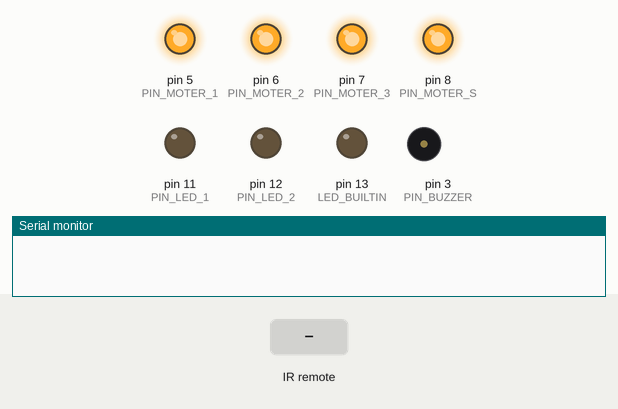
The sketch below on a simulated Arduino Uno, built with avr-gcc and run on an emulated ATmega328P. On the bench: output pins drawn as LEDs (lit = HIGH), buzzer (waves = sounding), the last lines printed to the serial monitor. The inputs (shaded band) are chosen by the test bench.

Above: at 1.2 s.
1.3 s: infrared code 0xFA9F387F received
At 1.8 s:
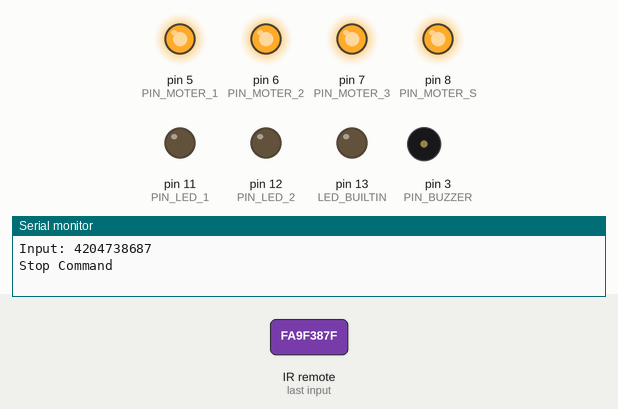
2.9 s: infrared code 0x8B138A7B received
At 4.1 s:
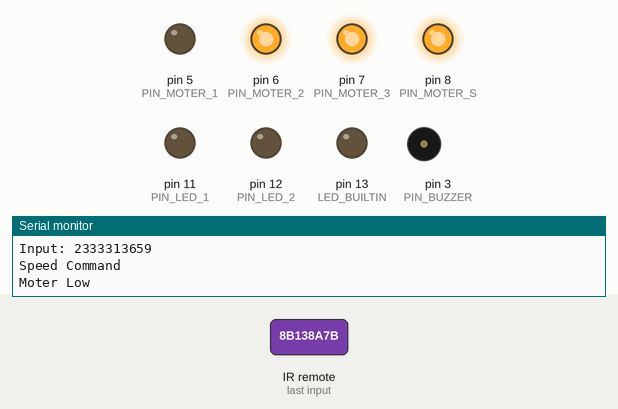
4.4 s: infrared code 0x52445FFB received
At 5.5 s:
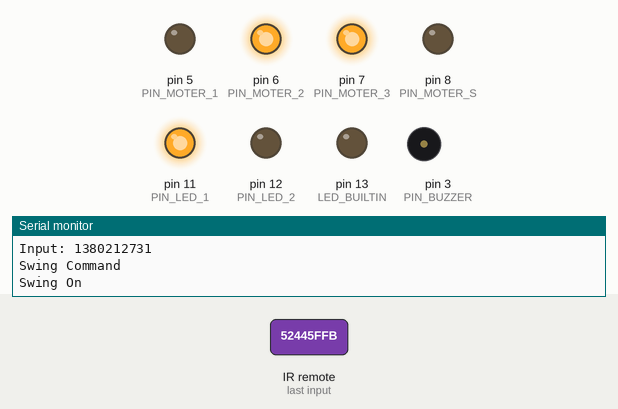
5.9 s: infrared code 0x8B138A7B received
At 6.6 s:
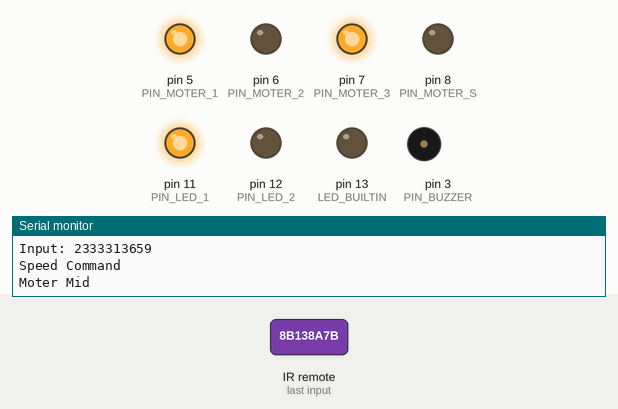
7.4 s: infrared code 0x52445FFB received
At 7.8 s:
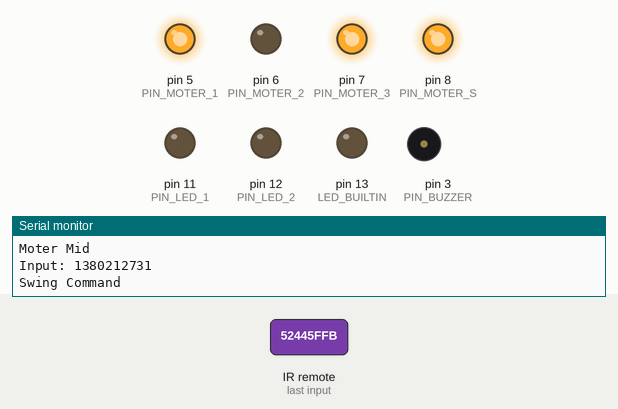
Timing chart, 0 to 9.9 s (numbered marks = the images above; inputs shaded):
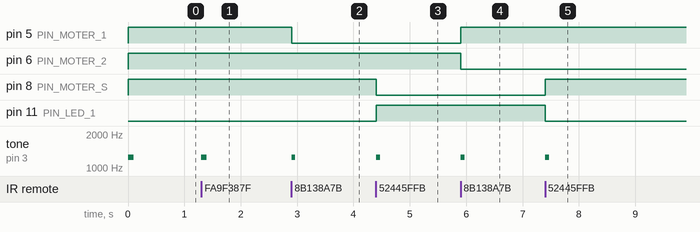

Measured:
- after the input at 1.3 s, tone on pin 3 (PIN_BUZZER): silent → 1250 Hz at once, → silent 0.10 s later
- after the input at 2.9 s, pin 5 (PIN_MOTER_1): HIGH → LOW at once; tone on pin 3 (PIN_BUZZER): silent → 1250 Hz at once, → silent 0.07 s later
- after the input at 4.4 s, pin 8 (PIN_MOTER_S): HIGH → LOW at once; pin 11 (PIN_LED_1): LOW → HIGH at once; tone on pin 3 (PIN_BUZZER): silent → 1250 Hz at once, → silent 0.07 s later
- after the input at 5.9 s, pin 5 (PIN_MOTER_1): LOW → HIGH at once; pin 6 (PIN_MOTER_2): HIGH → LOW at once; tone on pin 3 (PIN_BUZZER): silent → 1250 Hz at once, → silent 0.07 s later
- after the input at 7.4 s, pin 8 (PIN_MOTER_S): LOW → HIGH at once; pin 11 (PIN_LED_1): HIGH → LOW at once; tone on pin 3 (PIN_BUZZER): silent → 1250 Hz at once, → silent 0.07 s later

The sketch:

arduifan.ino
```cpp
#include <IRremote.h>

#define PIN_IR_RECEIVER 2
#define PIN_BUZZER      3
#define PIN_MOTER_1     5
#define PIN_MOTER_2     6
#define PIN_MOTER_3     7
#define PIN_MOTER_S     8
#define PIN_BTN_SPD     0
#define PIN_BTN_SWING   0
#define PIN_LED_SLEEP   0
#define PIN_LED_1  11
#define PIN_LED_2  12
#define PIN_LED_3  0
#define PIN_LED_4  0

#define STOP 4204738687 // Stop
#define SPED 2333313659 // On / Speed
#define SWNG 1380212731 // Swing
#define TIMR 57014751   // Timer
#define MODE 310427483  // Mode

int FAN_SPEED = 0;      // Off:0  Low:1  Mid:2  High:3
int FAN_MODE = 0;       // Normal:0  Natural:1  Sleep:2
int FAN_TIMER = 0;      // Off:0  30m:1  1h:2  2h:3  4h:4
bool FAN_SWING = false; // Swing Mode

IRrecv irrecv(PIN_IR_RECEIVER);

void setup() {
    pinMode(LED_BUILTIN, OUTPUT);
    pinMode(PIN_BUZZER, OUTPUT);
    pinMode(PIN_MOTER_1, OUTPUT);
    pinMode(PIN_MOTER_2, OUTPUT);
    pinMode(PIN_MOTER_3, OUTPUT);
    pinMode(PIN_MOTER_S, OUTPUT);
    pinMode(PIN_LED_1, OUTPUT);
    pinMode(PIN_LED_2, OUTPUT);

    stop_fan();

    Serial.begin(115200);

    irrecv.enableIRIn();
    tone(PIN_BUZZER, 1250, 100);
}

void stop_fan() {
    digitalWrite(PIN_MOTER_1, HIGH);
    digitalWrite(PIN_MOTER_2, HIGH);
    digitalWrite(PIN_MOTER_3, HIGH);
    digitalWrite(PIN_MOTER_S, HIGH);
    digitalWrite(PIN_LED_1, LOW);
    digitalWrite(PIN_LED_2, LOW);
    FAN_SPEED = 0;
    FAN_MODE = 0;
    FAN_TIMER = 0;
    FAN_SWING = false;
}

void change_speed() {
    ++FAN_SPEED %= 4;

    digitalWrite(PIN_MOTER_1, HIGH);
    digitalWrite(PIN_MOTER_2, HIGH);
    digitalWrite(PIN_MOTER_3, HIGH);

    switch(FAN_SPEED) {
        case 1:
            Serial.println("Moter Low");
            digitalWrite(PIN_MOTER_1, LOW);
            break;
        case 2:
            Serial.println("Moter Mid");
            digitalWrite(PIN_MOTER_2, LOW);
            break;
        case 3:
            Serial.println("Moter High");
            digitalWrite(PIN_MOTER_3, LOW);
            break;
        default :
            Serial.println("Fan Off");
            stop_fan();
            break;
    }
}

void toggle_swing() {
    FAN_SWING = !FAN_SWING;
    digitalWrite(PIN_MOTER_S, HIGH);
    digitalWrite(PIN_LED_1, LOW);
    digitalWrite(PIN_LED_2, LOW);

    if (FAN_SWING && FAN_SPEED != 0) {
        Serial.println("Swing On");
        digitalWrite(PIN_MOTER_S, LOW);
        digitalWrite(PIN_LED_1, HIGH);
    }
}

void loop() {
    decode_results results;

    if (irrecv.decode(&results)) {
        Serial.print("Input: ");
        Serial.println(results.value);

        switch(results.value) {
            case 4204738687:
                Serial.println("Stop Command");
                stop_fan();
                tone(PIN_BUZZER, 1250, 100);
                break;
            case 2333313659:
                Serial.println("Speed Command");
                change_speed();
                tone(PIN_BUZZER, 1250, 70);
                break;
            case 1380212731:
                Serial.println("Swing Command");
                toggle_swing();
                tone(PIN_BUZZER, 1250, 70);
                break;
            case 57014751:
                Serial.println("Timer Command");
                tone(PIN_BUZZER, 1250, 70);
                break;
            case 310427483:
                Serial.println("Mode Command");
                tone(PIN_BUZZER, 1250, 70);
                break;
        }

        irrecv.resume();
    }
}
```
